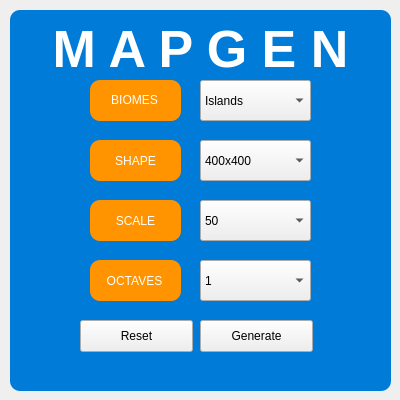
<?xml version="1.0" encoding="UTF-8"?>
<ui version="4.0">
 <class>PROCGEN</class>
 <widget class="QWidget" name="PROCGEN">
  <property name="geometry">
   <rect>
    <x>0</x>
    <y>0</y>
    <width>400</width>
    <height>400</height>
   </rect>
  </property>
  <property name="sizePolicy">
   <sizepolicy hsizetype="Fixed" vsizetype="Fixed">
    <horstretch>0</horstretch>
    <verstretch>0</verstretch>
   </sizepolicy>
  </property>
  <property name="minimumSize">
   <size>
    <width>400</width>
    <height>400</height>
   </size>
  </property>
  <property name="maximumSize">
   <size>
    <width>400</width>
    <height>400</height>
   </size>
  </property>
  <property name="font">
   <font>
    <family>Charter</family>
   </font>
  </property>
  <property name="cursor">
   <cursorShape>UpArrowCursor</cursorShape>
  </property>
  <property name="mouseTracking">
   <bool>true</bool>
  </property>
  <property name="tabletTracking">
   <bool>true</bool>
  </property>
  <property name="windowTitle">
   <string>PROCGEN</string>
  </property>
  <property name="autoFillBackground">
   <bool>true</bool>
  </property>
  <property name="styleSheet">
   <string notr="true"/>
  </property>
  <widget class="QFrame" name="ui_frame">
   <property name="geometry">
    <rect>
     <x>10</x>
     <y>10</y>
     <width>381</width>
     <height>381</height>
    </rect>
   </property>
   <property name="sizePolicy">
    <sizepolicy hsizetype="Fixed" vsizetype="Fixed">
     <horstretch>0</horstretch>
     <verstretch>0</verstretch>
    </sizepolicy>
   </property>
   <property name="baseSize">
    <size>
     <width>0</width>
     <height>0</height>
    </size>
   </property>
   <property name="font">
    <font>
     <family>.AppleSystemUIFont</family>
    </font>
   </property>
   <property name="cursor">
    <cursorShape>ArrowCursor</cursorShape>
   </property>
   <property name="styleSheet">
    <string notr="true">QFrame {
	background-color: rgb(0, 123, 215);
	color: rgb(255, 255, 255);
	border-radius: 10px
}</string>
   </property>
   <property name="frameShape">
    <enum>QFrame::StyledPanel</enum>
   </property>
   <property name="frameShadow">
    <enum>QFrame::Raised</enum>
   </property>
   <widget class="QFrame" name="shape_frame">
    <property name="geometry">
     <rect>
      <x>80</x>
      <y>130</y>
      <width>91</width>
      <height>41</height>
     </rect>
    </property>
    <property name="styleSheet">
     <string notr="true">background-color: rgb(255, 147, 0);
border-radius: 10px;</string>
    </property>
    <property name="frameShape">
     <enum>QFrame::StyledPanel</enum>
    </property>
    <property name="frameShadow">
     <enum>QFrame::Raised</enum>
    </property>
    <widget class="QLabel" name="shape_label">
     <property name="geometry">
      <rect>
       <x>0</x>
       <y>10</y>
       <width>91</width>
       <height>21</height>
      </rect>
     </property>
     <property name="styleSheet">
      <string notr="true"/>
     </property>
     <property name="text">
      <string>SHAPE</string>
     </property>
     <property name="alignment">
      <set>Qt::AlignCenter</set>
     </property>
    </widget>
   </widget>
   <widget class="QFrame" name="scale_frame">
    <property name="geometry">
     <rect>
      <x>80</x>
      <y>190</y>
      <width>91</width>
      <height>41</height>
     </rect>
    </property>
    <property name="styleSheet">
     <string notr="true">background-color: rgb(255, 147, 0);
border-radius: 10px;</string>
    </property>
    <property name="frameShape">
     <enum>QFrame::StyledPanel</enum>
    </property>
    <property name="frameShadow">
     <enum>QFrame::Raised</enum>
    </property>
    <widget class="QLabel" name="scale_label">
     <property name="geometry">
      <rect>
       <x>0</x>
       <y>10</y>
       <width>91</width>
       <height>21</height>
      </rect>
     </property>
     <property name="styleSheet">
      <string notr="true"/>
     </property>
     <property name="text">
      <string>SCALE</string>
     </property>
     <property name="alignment">
      <set>Qt::AlignCenter</set>
     </property>
    </widget>
   </widget>
   <widget class="QFrame" name="octaves_frame">
    <property name="geometry">
     <rect>
      <x>80</x>
      <y>250</y>
      <width>91</width>
      <height>41</height>
     </rect>
    </property>
    <property name="styleSheet">
     <string notr="true">background-color: rgb(255, 147, 0);
border-radius: 10px;</string>
    </property>
    <property name="frameShape">
     <enum>QFrame::StyledPanel</enum>
    </property>
    <property name="frameShadow">
     <enum>QFrame::Raised</enum>
    </property>
    <widget class="QLabel" name="octaves_label">
     <property name="geometry">
      <rect>
       <x>-1</x>
       <y>10</y>
       <width>91</width>
       <height>21</height>
      </rect>
     </property>
     <property name="styleSheet">
      <string notr="true"/>
     </property>
     <property name="text">
      <string>OCTAVES</string>
     </property>
     <property name="alignment">
      <set>Qt::AlignCenter</set>
     </property>
    </widget>
   </widget>
   <widget class="QFrame" name="biomes_frame">
    <property name="geometry">
     <rect>
      <x>80</x>
      <y>70</y>
      <width>91</width>
      <height>41</height>
     </rect>
    </property>
    <property name="styleSheet">
     <string notr="true">background-color: rgb(255, 147, 0);
border-radius: 10px;</string>
    </property>
    <property name="frameShape">
     <enum>QFrame::StyledPanel</enum>
    </property>
    <property name="frameShadow">
     <enum>QFrame::Raised</enum>
    </property>
    <widget class="QLabel" name="biomes_label">
     <property name="geometry">
      <rect>
       <x>-1</x>
       <y>9</y>
       <width>91</width>
       <height>21</height>
      </rect>
     </property>
     <property name="font">
      <font>
       <family>.AppleSystemUIFont</family>
      </font>
     </property>
     <property name="styleSheet">
      <string notr="true"/>
     </property>
     <property name="text">
      <string>BIOMES</string>
     </property>
     <property name="alignment">
      <set>Qt::AlignCenter</set>
     </property>
    </widget>
   </widget>
   <widget class="QPushButton" name="generate_button">
    <property name="geometry">
     <rect>
      <x>190</x>
      <y>310</y>
      <width>113</width>
      <height>32</height>
     </rect>
    </property>
    <property name="text">
     <string>Generate</string>
    </property>
   </widget>
   <widget class="QPushButton" name="reset_button">
    <property name="geometry">
     <rect>
      <x>70</x>
      <y>310</y>
      <width>113</width>
      <height>32</height>
     </rect>
    </property>
    <property name="text">
     <string>Reset</string>
    </property>
   </widget>
   <widget class="QComboBox" name="comboBox_biomes">
    <property name="geometry">
     <rect>
      <x>190</x>
      <y>70</y>
      <width>111</width>
      <height>41</height>
     </rect>
    </property>
    <item>
     <property name="text">
      <string>Islands</string>
     </property>
    </item>
    <item>
     <property name="text">
      <string>Forest</string>
     </property>
    </item>
    <item>
     <property name="text">
      <string>Desert Oasis</string>
     </property>
    </item>
    <item>
     <property name="text">
      <string>Cherry Blossom</string>
     </property>
    </item>
    <item>
     <property name="text">
      <string>Caves</string>
     </property>
    </item>
    <item>
     <property name="text">
      <string>Terraces</string>
     </property>
    </item>
   </widget>
   <widget class="QComboBox" name="comboBox_shape">
    <property name="geometry">
     <rect>
      <x>190</x>
      <y>130</y>
      <width>111</width>
      <height>41</height>
     </rect>
    </property>
    <item>
     <property name="text">
      <string>400x400</string>
     </property>
    </item>
    <item>
     <property name="text">
      <string>600x600</string>
     </property>
    </item>
    <item>
     <property name="text">
      <string>800x800</string>
     </property>
    </item>
    <item>
     <property name="text">
      <string>1000x1000</string>
     </property>
    </item>
    <item>
     <property name="text">
      <string>1200x1200</string>
     </property>
    </item>
    <item>
     <property name="text">
      <string>400x1200</string>
     </property>
    </item>
   </widget>
   <widget class="QComboBox" name="comboBox_scale">
    <property name="geometry">
     <rect>
      <x>190</x>
      <y>190</y>
      <width>111</width>
      <height>41</height>
     </rect>
    </property>
    <item>
     <property name="text">
      <string>50</string>
     </property>
    </item>
    <item>
     <property name="text">
      <string>100</string>
     </property>
    </item>
    <item>
     <property name="text">
      <string>200</string>
     </property>
    </item>
    <item>
     <property name="text">
      <string>300</string>
     </property>
    </item>
    <item>
     <property name="text">
      <string>400</string>
     </property>
    </item>
    <item>
     <property name="text">
      <string>500</string>
     </property>
    </item>
    <item>
     <property name="text">
      <string>600</string>
     </property>
    </item>
    <item>
     <property name="text">
      <string>700</string>
     </property>
    </item>
    <item>
     <property name="text">
      <string>800</string>
     </property>
    </item>
    <item>
     <property name="text">
      <string>900</string>
     </property>
    </item>
    <item>
     <property name="text">
      <string>1000</string>
     </property>
    </item>
   </widget>
   <widget class="QComboBox" name="comboBox_4">
    <property name="geometry">
     <rect>
      <x>190</x>
      <y>250</y>
      <width>111</width>
      <height>41</height>
     </rect>
    </property>
    <item>
     <property name="text">
      <string>1</string>
     </property>
    </item>
    <item>
     <property name="text">
      <string>2</string>
     </property>
    </item>
    <item>
     <property name="text">
      <string>3</string>
     </property>
    </item>
    <item>
     <property name="text">
      <string>4</string>
     </property>
    </item>
    <item>
     <property name="text">
      <string>5</string>
     </property>
    </item>
    <item>
     <property name="text">
      <string>6</string>
     </property>
    </item>
    <item>
     <property name="text">
      <string>7</string>
     </property>
    </item>
    <item>
     <property name="text">
      <string>8</string>
     </property>
    </item>
    <item>
     <property name="text">
      <string>9</string>
     </property>
    </item>
    <item>
     <property name="text">
      <string>10</string>
     </property>
    </item>
   </widget>
   <widget class="QLabel" name="title_label">
    <property name="geometry">
     <rect>
      <x>10</x>
      <y>9</y>
      <width>361</width>
      <height>51</height>
     </rect>
    </property>
    <property name="font">
     <font>
      <family>.AppleSystemUIFont</family>
      <pointsize>39</pointsize>
     </font>
    </property>
    <property name="styleSheet">
     <string notr="true"/>
    </property>
    <property name="text">
     <string>&lt;html&gt;&lt;head/&gt;&lt;body&gt;&lt;p&gt;&lt;span style=&quot; font-weight:600;&quot;&gt;M A P G E N&lt;/span&gt;&lt;/p&gt;&lt;/body&gt;&lt;/html&gt;</string>
    </property>
    <property name="alignment">
     <set>Qt::AlignCenter</set>
    </property>
   </widget>
  </widget>
 </widget>
 <resources/>
 <connections/>
</ui>
